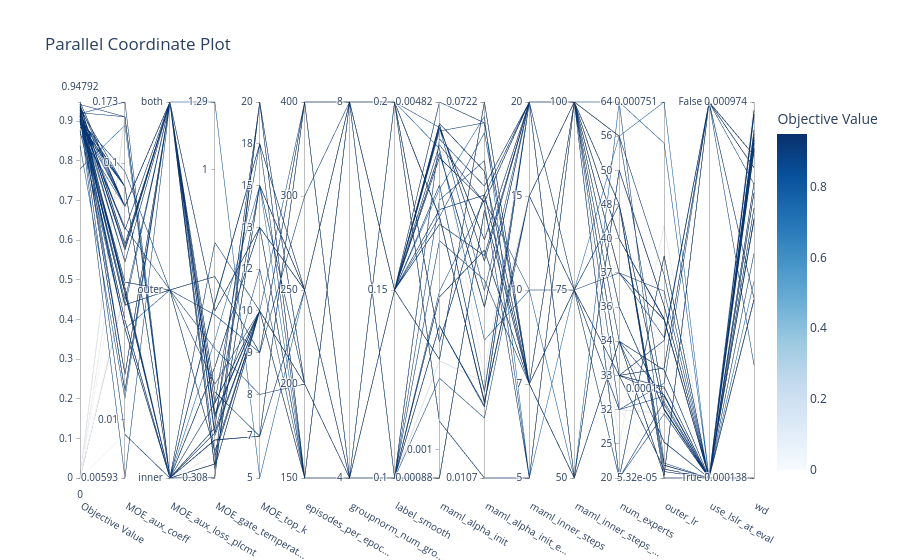

Notebook source saved alongside this figure:
### Code cell
# 3. Parallel Coordinate Plot (Visualizes high-dimensional relationships)
fig_parallel = plot_parallel_coordinate(study)
fig_parallel.show()

### Figure 1 — Plotly figure (JSON) as saved in the notebook; plotly's stock layout.template omitted (floating-point values rounded to 4 significant figures; data arrays with more than 128 entries replaced by an {"elided": "..."} marker saying what was removed)
{"data": [{"dimensions": [{"label": "Objective Value", "range": [0, 0.9479], "values": {"elided": "133 float values"}}, {"label": "MOE_aux_coeff", "range": [-2.227, -0.7615], "ticktext": ["0.00593", "0.01", "0.1", "0.173"], "tickvals": [-2.227, -2, -1, -0.7615], "values": {"elided": "133 float values"}}, {"label": "MOE_aux_loss_plcmt", "range": [0, 2], "ticktext": ["inner", "outer", "both"], "tickvals": [0, 1, 2], "values": {"elided": "133 int values"}}, {"label": "MOE_gate_temperat...", "range": [-0.5121, 0.112], "ticktext": ["0.308", "1", "1.29"], "tickvals": [-0.5121, 0, 0.112], "values": {"elided": "133 float values"}}, {"label": "MOE_top_k", "range": [0, 9], "ticktext": ["5", "7", "8", "9", "10", "12", "13", "15", "18", "20"], "tickvals": [0, 1, 2, 3, 4, 5, 6, 7, 8, 9], "values": {"elided": "133 int values"}}, {"label": "episodes_per_epoc...", "range": [0, 4], "ticktext": ["150", "200", "250", "300", "400"], "tickvals": [0, 1, 2, 3, 4], "values": {"elided": "133 int values"}}, {"label": "groupnorm_num_gro...", "range": [0, 1], "ticktext": ["4", "8"], "tickvals": [0, 1], "values": {"elided": "133 int values"}}, {"label": "label_smooth", "range": [0, 2], "ticktext": ["0.1", "0.15", "0.2"], "tickvals": [0, 1, 2], "values": {"elided": "133 int values"}}, {"label": "maml_alpha_init", "range": [-3.055, -2.317], "ticktext": ["0.00088", "0.001", "0.00482"], "tickvals": [-3.055, -3, -2.317], "values": {"elided": "133 float values"}}, {"label": "maml_alpha_init_e...", "range": [-1.971, -1.142], "ticktext": ["0.0107", "0.0722"], "tickvals": [-1.971, -1.142], "values": {"elided": "133 float values"}}, {"label": "maml_inner_steps", "range": [0, 4], "ticktext": ["5", "7", "10", "15", "20"], "tickvals": [0, 1, 2, 3, 4], "values": {"elided": "133 int values"}}, {"label": "maml_inner_steps_...", "range": [0, 2], "ticktext": ["50", "75", "100"], "tickvals": [0, 1, 2], "values": {"elided": "133 int values"}}, {"label": "num_experts", "range": [0, 11], "ticktext": ["20", "25", "32", "33", "34", "36", "37", "40", "48", "50", "56", "64"], "tickvals": [0, 1, 2, 3, 4, 5, 6, 7, 8, 9, 10, 11], "values": {"elided": "133 int values"}}, {"label": "outer_lr", "range": [-4.274, -3.124], "ticktext": ["5.32e-05", "0.0001", "0.000751"], "tickvals": [-4.274, -4, -3.124], "values": {"elided": "133 float values"}}, {"label": "use_lslr_at_eval", "range": [0, 1], "ticktext": ["True", "False"], "tickvals": [0, 1], "values": {"elided": "133 int values"}}, {"label": "wd", "range": [-3.859, -3.011], "ticktext": ["0.000138", "0.000974"], "tickvals": [-3.859, -3.011], "values": {"elided": "133 float values"}}], "labelangle": 30, "labelside": "bottom", "line": {"color": {"elided": "133 float values"}, "colorbar": {"title": {"text": "Objective Value"}}, "colorscale": [[0, "rgb(247,251,255)"], [0.125, "rgb(222,235,247)"], [0.25, "rgb(198,219,239)"], [0.375, "rgb(158,202,225)"], [0.5, "rgb(107,174,214)"], [0.625, "rgb(66,146,198)"], [0.75, "rgb(33,113,181)"], [0.875, "rgb(8,81,156)"], [1, "rgb(8,48,107)"]], "reversescale": false, "showscale": true}, "type": "parcoords"}], "layout": {"title": {"text": "Parallel Coordinate Plot"}}}
